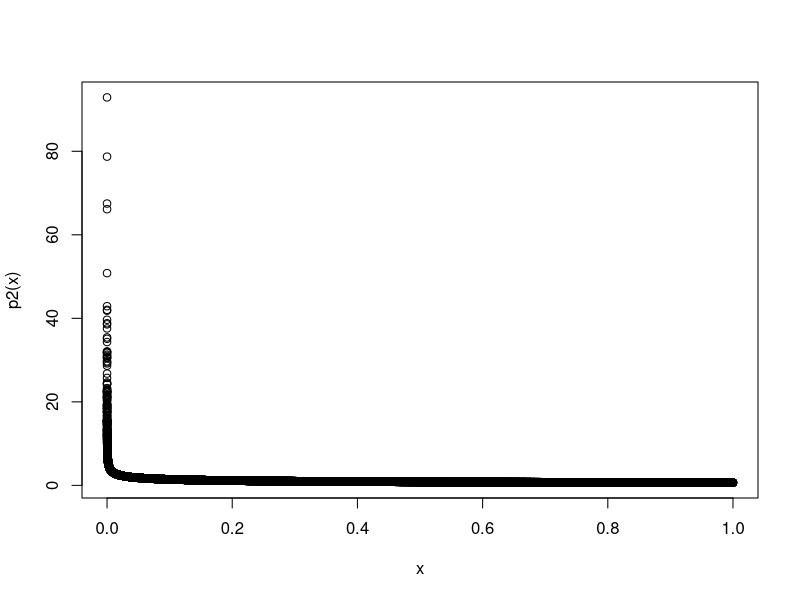
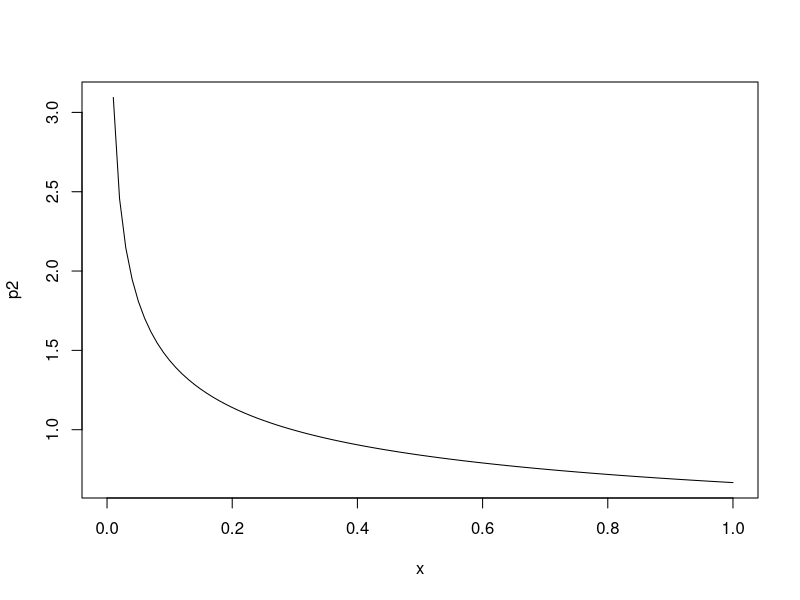

R code for these plots, in order:
#4 
f<- function(x) {
  x^(-1/3)+(x/10)
}

p2<-function(x)
{
  (2/3)*x^(-1/3)
}

p2in<-function(x)
{
  x^(3/2)
}

n<-50000
u<-runif(n,0,1)
x<-p2in(u)
#compute f(x)/p1
Ip1_hat<-(1/n)*sum(f(u))
I<-integrate(f,0,1)
#compute f/p2
Ip2_hat<-(1/n)*sum(f(x)/p2(x))

plot(x,p2(x))
plot(p2)
